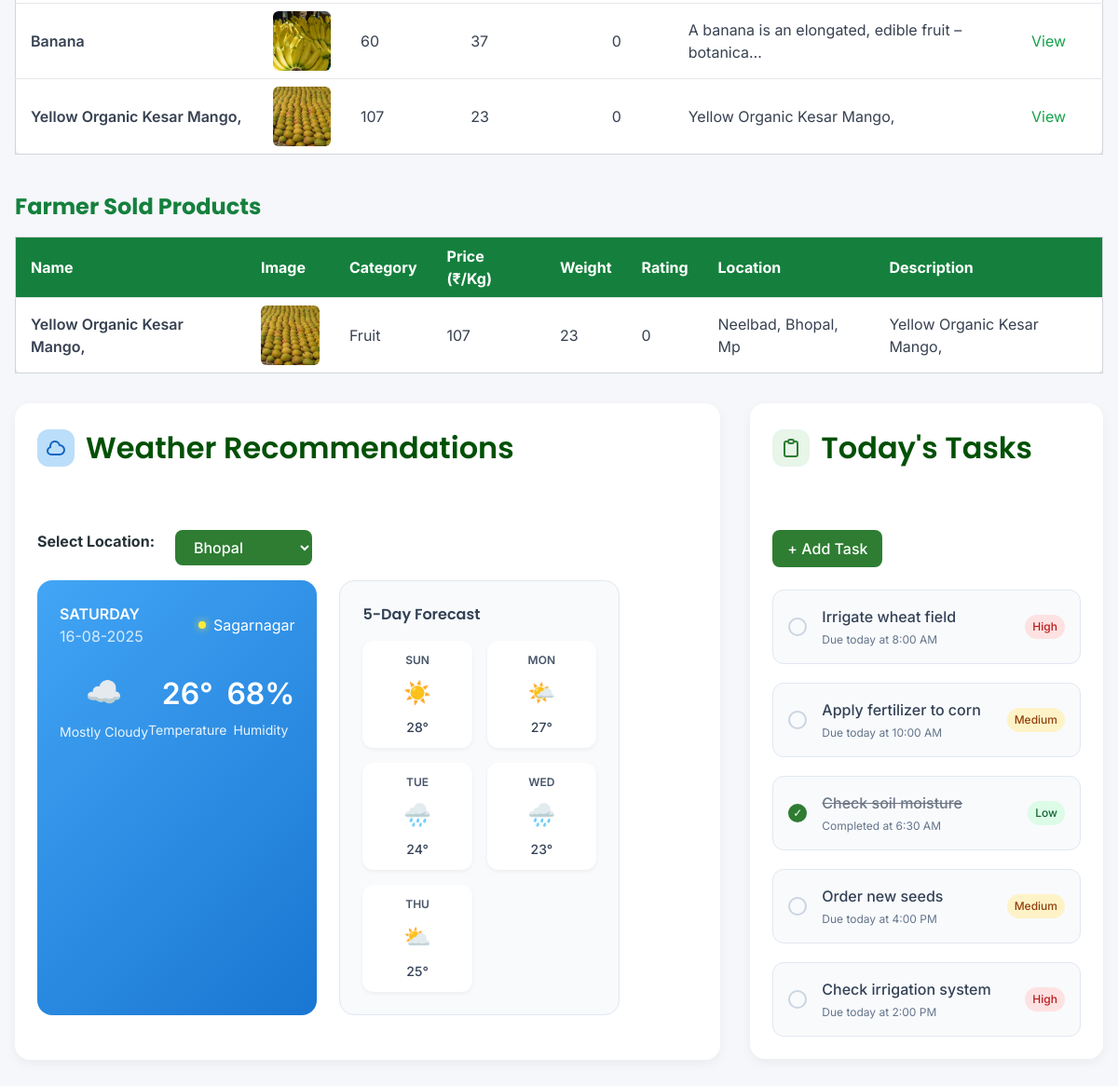
Before: /farmer-dashboard/ (signed in, lower part) with the older database file.
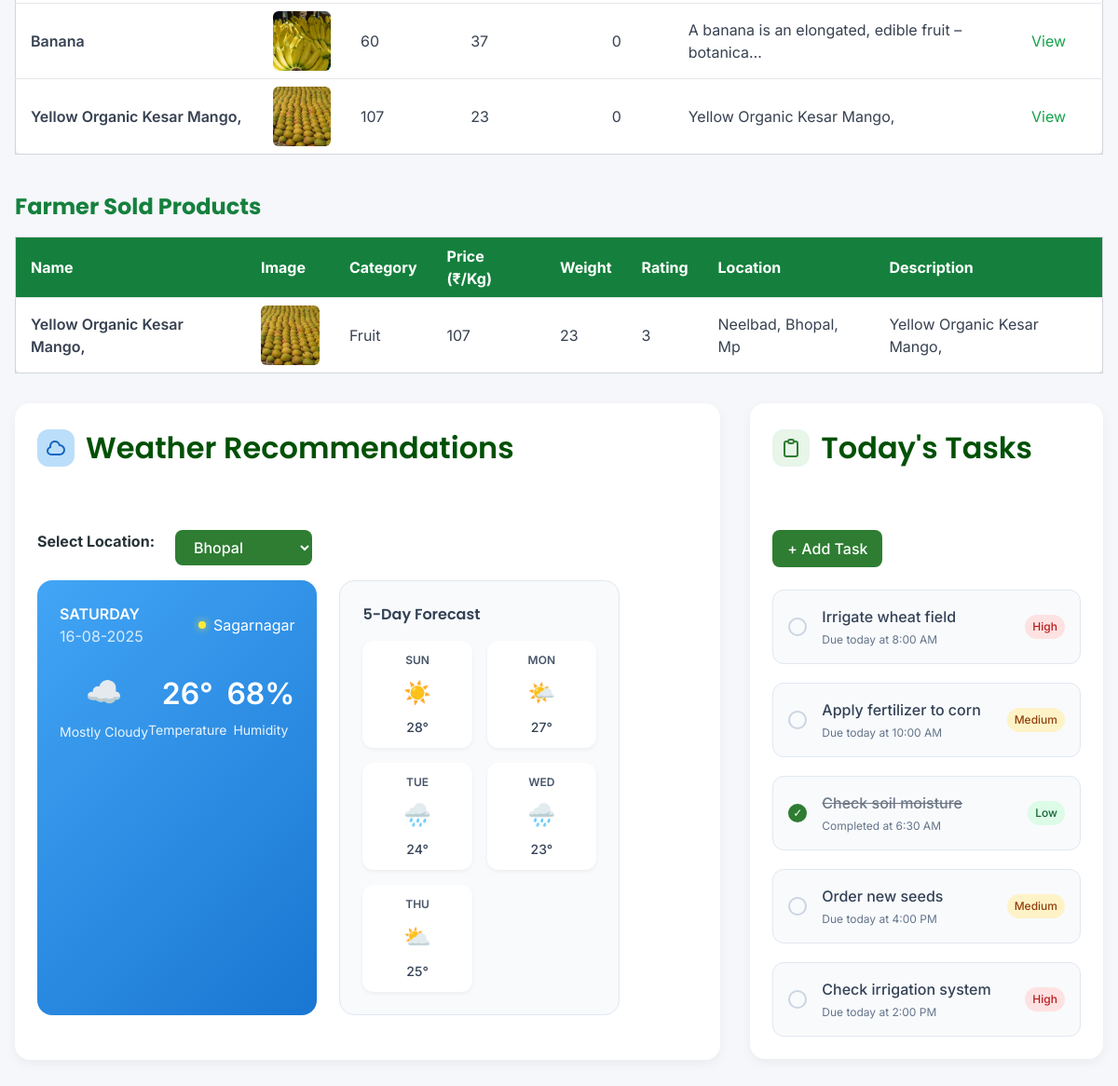
After: the same page with the newer database file.
### home/models.py (models this page shows, shortened)
class FarmerHistory(models.Model):
    farmer = models.ForeignKey(User,on_delete=models.CASCADE)
    items_name = models.CharField(max_length=1000)
    items_description = models.TextField(max_length=1000)
    category = models.ForeignKey(Category,on_delete=models.CASCADE)   # e.g. “Fertilizer”, “Tool”
    item_price = models.IntegerField()
    item_image = models.ImageField(upload_to='market_items/')
    items_weight = models.IntegerField()
    item_rating = models.IntegerField(default=0)
    location = models.CharField(max_length=300,default="Neelbad, Bhopal, Mp")
    item_list_date = models.DateTimeField()
    def __str__(self):
        return self.items_name

class Category(models.Model):
    name = models.CharField(max_length=300)

### home/views.py (the view)
# urls.py: path("farmer-dashboard/",views.farmer_dashboard,name="farmer_dashboard"),
@login_required
def farmer_dashboard(request):
    user = request.user
    history = FarmerHistory.objects.filter(farmer=user)
    market_items = MarketItems.objects.filter(farmer=request.user)
    total_amount = 0
    for item in history:
        total_amount += item.item_price*100*item.items_weight
    print(market_items)
    print(history)
    context = {
        "name" : user.first_name,
        "history":history,
        "total_amount" : total_amount,
        "market_items" : market_items
    }
    return render(request,"home/farmer_dashboard.html",context)

### home/models.py (called while the page is built)
    def __str__(self):
        return self.items_name

### templates/home/farmer_dashboard.html (shortened to what the changed rows need)
{% load static %}
<!DOCTYPE html>
<html lang="en">
  <head>
    <script src="https://cdn.tailwindcss.com"></script>
  </head>
  <body>
    <div class="app-container">
{% if history %}
  <h2 class="text-2xl font-bold text-green-700 mt-10 mb-4">Farmer Sold Products</h2>
  <div class="overflow-x-auto">
    <table class="min-w-full table-auto border border-gray-300 bg-white rounded-lg shadow">
      <thead class="bg-green-700 text-white">
        <tr>
          <th class="px-4 py-2 text-left">Name</th>
          <th class="px-4 py-2 text-left">Image</th>
          <th class="px-4 py-2 text-left">Category</th>
          <th class="px-4 py-2 text-left">Price (₹/Kg)</th>
          <th class="px-4 py-2 text-left">Weight</th>
          <th class="px-4 py-2 text-left">Rating</th>
          <th class="px-4 py-2 text-left">Location</th>
          <th class="px-4 py-2 text-left">Description</th>
        </tr>
      </thead>
      <tbody class="text-gray-700">
        {% for item in history %}
        <tr class="border-t hover:bg-green-50">
          <td class="px-4 py-2 font-semibold">{{ item.items_name }}</td>
          <td class="px-4 py-2">
            {% if item.item_image %}
              <img src="{{ item.item_image.url }}" alt="{{ item.items_name }}" class="h-16 w-16 object-cover rounded-md">
            {% else %}
              <img src="{% static 'images/placeholder.jpg' %}" alt="No image" class="h-16 w-16 object-cover rounded-md">
            {% endif %}
          </td>
          <td class="px-4 py-2">{{ item.category.name }}</td>
          <td class="px-4 py-2">{{ item.item_price }}</td>
          <td class="px-4 py-2">{{ item.items_weight }}</td>
          <td class="px-4 py-2">{{ item.item_rating }}</td>
          <td class="px-4 py-2">{{ item.location }}</td>
          <td class="px-4 py-2">{{ item.items_description|truncatechars:50 }}</td>
        </tr>
        {% endfor %}
      </tbody>
    </table>
  </div>
{% endif %}
      <main class="main-content">
        <section class="weather-section animate-slide-right">
          <div class="section-header">
            <div class="section-title">
              <h2>Weather Recommendations</h2>
            </div>
        </section>
        <section class="tasks-section animate-slide-left">
          <div class="section-header">
            <div class="section-title">
              <h2>Today's Tasks</h2>
            </div>
          </div>
        </section>
</body>
</html>

Changed rows visible on the page:
changed FarmerHistory "Yellow Organic Kesar Mango,": item_rating "0" → "3"
